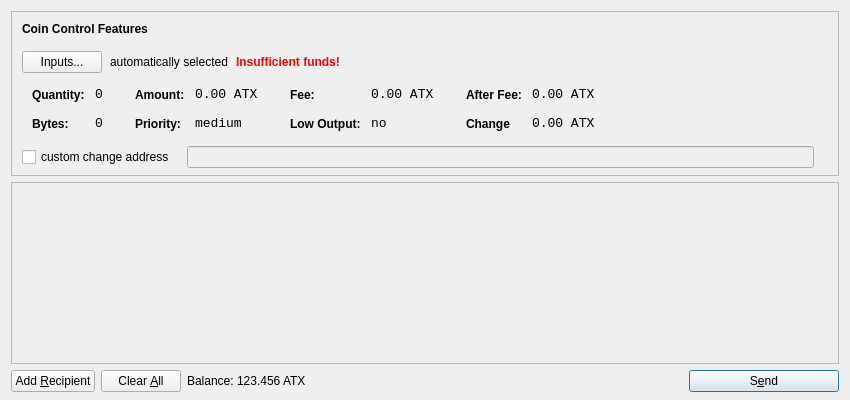
<?xml version="1.0" encoding="UTF-8"?>
<ui version="4.0">
 <class>SendCoinsDialog</class>
 <widget class="QDialog" name="SendCoinsDialog">
  <property name="geometry">
   <rect>
    <x>0</x>
    <y>0</y>
    <width>850</width>
    <height>400</height>
   </rect>
  </property>
  <property name="windowTitle">
   <string>Send Coins</string>
  </property>
  <layout class="QVBoxLayout" name="verticalLayout" stretch="0,1,0">
   <property name="bottomMargin">
    <number>8</number>
   </property>
   <item>
    <widget class="QFrame" name="frameCoinControl">
     <property name="sizePolicy">
      <sizepolicy hsizetype="Expanding" vsizetype="Expanding">
       <horstretch>0</horstretch>
       <verstretch>0</verstretch>
      </sizepolicy>
     </property>
     <property name="maximumSize">
      <size>
       <width>16777215</width>
       <height>16777215</height>
      </size>
     </property>
     <property name="frameShape">
      <enum>QFrame::StyledPanel</enum>
     </property>
     <property name="frameShadow">
      <enum>QFrame::Sunken</enum>
     </property>
     <layout class="QVBoxLayout" name="verticalLayoutCoinControl2">
      <property name="spacing">
       <number>-1</number>
      </property>
      <property name="leftMargin">
       <number>0</number>
      </property>
      <property name="topMargin">
       <number>0</number>
      </property>
      <property name="rightMargin">
       <number>0</number>
      </property>
      <property name="bottomMargin">
       <number>6</number>
      </property>
      <item>
       <layout class="QVBoxLayout" name="verticalLayoutCoinControl" stretch="0,0,0,0,1">
        <property name="spacing">
         <number>0</number>
        </property>
        <property name="leftMargin">
         <number>10</number>
        </property>
        <property name="topMargin">
         <number>10</number>
        </property>
        <item>
         <layout class="QHBoxLayout" name="horizontalLayoutCoinControl1">
          <property name="bottomMargin">
           <number>15</number>
          </property>
          <item>
           <widget class="QLabel" name="labelCoinControlFeatures">
            <property name="sizePolicy">
             <sizepolicy hsizetype="Preferred" vsizetype="Maximum">
              <horstretch>0</horstretch>
              <verstretch>0</verstretch>
             </sizepolicy>
            </property>
            <property name="font">
             <font>
              <weight>75</weight>
              <bold>true</bold>
             </font>
            </property>
            <property name="styleSheet">
             <string notr="true">font-weight:bold;</string>
            </property>
            <property name="text">
             <string>Coin Control Features</string>
            </property>
           </widget>
          </item>
         </layout>
        </item>
        <item>
         <layout class="QHBoxLayout" name="horizontalLayoutCoinControl2" stretch="0,0,0,0">
          <property name="spacing">
           <number>8</number>
          </property>
          <property name="bottomMargin">
           <number>10</number>
          </property>
          <item>
           <widget class="QPushButton" name="pushButtonCoinControl">
            <property name="styleSheet">
             <string notr="true"/>
            </property>
            <property name="text">
             <string>Inputs...</string>
            </property>
           </widget>
          </item>
          <item>
           <widget class="QLabel" name="labelCoinControlAutomaticallySelected">
            <property name="text">
             <string>automatically selected</string>
            </property>
            <property name="margin">
             <number>5</number>
            </property>
           </widget>
          </item>
          <item>
           <widget class="QLabel" name="labelCoinControlInsuffFunds">
            <property name="font">
             <font>
              <weight>75</weight>
              <bold>true</bold>
             </font>
            </property>
            <property name="styleSheet">
             <string notr="true">color:red;font-weight:bold;</string>
            </property>
            <property name="text">
             <string>Insufficient funds!</string>
            </property>
            <property name="margin">
             <number>5</number>
            </property>
           </widget>
          </item>
          <item>
           <spacer name="horizontalSpacerCoinControl">
            <property name="orientation">
             <enum>Qt::Horizontal</enum>
            </property>
            <property name="sizeHint" stdset="0">
             <size>
              <width>40</width>
              <height>1</height>
             </size>
            </property>
           </spacer>
          </item>
         </layout>
        </item>
        <item>
         <widget class="QWidget" name="widgetCoinControl" native="true">
          <property name="sizePolicy">
           <sizepolicy hsizetype="Preferred" vsizetype="Preferred">
            <horstretch>0</horstretch>
            <verstretch>0</verstretch>
           </sizepolicy>
          </property>
          <property name="minimumSize">
           <size>
            <width>0</width>
            <height>0</height>
           </size>
          </property>
          <property name="styleSheet">
           <string notr="true"/>
          </property>
          <layout class="QHBoxLayout" name="horizontalLayoutCoinControl5">
           <property name="margin">
            <number>0</number>
           </property>
           <item>
            <layout class="QHBoxLayout" name="horizontalLayoutCoinControl3" stretch="0,0,0,1">
             <property name="spacing">
              <number>20</number>
             </property>
             <property name="topMargin">
              <number>0</number>
             </property>
             <property name="bottomMargin">
              <number>10</number>
             </property>
             <item>
              <layout class="QFormLayout" name="formLayoutCoinControl1">
               <property name="horizontalSpacing">
                <number>10</number>
               </property>
               <property name="verticalSpacing">
                <number>14</number>
               </property>
               <property name="leftMargin">
                <number>10</number>
               </property>
               <property name="topMargin">
                <number>4</number>
               </property>
               <property name="rightMargin">
                <number>6</number>
               </property>
               <item row="0" column="0">
                <widget class="QLabel" name="labelCoinControlQuantityText">
                 <property name="styleSheet">
                  <string notr="true">font-weight:bold;</string>
                 </property>
                 <property name="text">
                  <string>Quantity:</string>
                 </property>
                 <property name="margin">
                  <number>0</number>
                 </property>
                </widget>
               </item>
               <item row="0" column="1">
                <widget class="QLabel" name="labelCoinControlQuantity">
                 <property name="font">
                  <font>
                   <family>Monospace</family>
                   <pointsize>10</pointsize>
                  </font>
                 </property>
                 <property name="cursor">
                  <cursorShape>IBeamCursor</cursorShape>
                 </property>
                 <property name="contextMenuPolicy">
                  <enum>Qt::ActionsContextMenu</enum>
                 </property>
                 <property name="text">
                  <string>0</string>
                 </property>
                 <property name="margin">
                  <number>0</number>
                 </property>
                 <property name="textInteractionFlags">
                  <set>Qt::LinksAccessibleByMouse|Qt::TextSelectableByKeyboard|Qt::TextSelectableByMouse</set>
                 </property>
                </widget>
               </item>
               <item row="1" column="0">
                <widget class="QLabel" name="labelCoinControlBytesText">
                 <property name="styleSheet">
                  <string notr="true">font-weight:bold;</string>
                 </property>
                 <property name="text">
                  <string>Bytes:</string>
                 </property>
                </widget>
               </item>
               <item row="1" column="1">
                <widget class="QLabel" name="labelCoinControlBytes">
                 <property name="font">
                  <font>
                   <family>Monospace</family>
                   <pointsize>10</pointsize>
                  </font>
                 </property>
                 <property name="cursor">
                  <cursorShape>IBeamCursor</cursorShape>
                 </property>
                 <property name="contextMenuPolicy">
                  <enum>Qt::ActionsContextMenu</enum>
                 </property>
                 <property name="text">
                  <string>0</string>
                 </property>
                 <property name="textInteractionFlags">
                  <set>Qt::LinksAccessibleByMouse|Qt::TextSelectableByKeyboard|Qt::TextSelectableByMouse</set>
                 </property>
                </widget>
               </item>
              </layout>
             </item>
             <item>
              <layout class="QFormLayout" name="formLayoutCoinControl2">
               <property name="horizontalSpacing">
                <number>10</number>
               </property>
               <property name="verticalSpacing">
                <number>14</number>
               </property>
               <property name="leftMargin">
                <number>6</number>
               </property>
               <property name="topMargin">
                <number>4</number>
               </property>
               <property name="rightMargin">
                <number>6</number>
               </property>
               <item row="0" column="0">
                <widget class="QLabel" name="labelCoinControlAmountText">
                 <property name="styleSheet">
                  <string notr="true">font-weight:bold;</string>
                 </property>
                 <property name="text">
                  <string>Amount:</string>
                 </property>
                 <property name="margin">
                  <number>0</number>
                 </property>
                </widget>
               </item>
               <item row="0" column="1">
                <widget class="QLabel" name="labelCoinControlAmount">
                 <property name="font">
                  <font>
                   <family>Monospace</family>
                   <pointsize>10</pointsize>
                  </font>
                 </property>
                 <property name="cursor">
                  <cursorShape>IBeamCursor</cursorShape>
                 </property>
                 <property name="contextMenuPolicy">
                  <enum>Qt::ActionsContextMenu</enum>
                 </property>
                 <property name="text">
                  <string>0.00 ATX</string>
                 </property>
                 <property name="textInteractionFlags">
                  <set>Qt::LinksAccessibleByMouse|Qt::TextSelectableByKeyboard|Qt::TextSelectableByMouse</set>
                 </property>
                </widget>
               </item>
               <item row="1" column="0">
                <widget class="QLabel" name="labelCoinControlPriorityText">
                 <property name="styleSheet">
                  <string notr="true">font-weight:bold;</string>
                 </property>
                 <property name="text">
                  <string>Priority:</string>
                 </property>
                </widget>
               </item>
               <item row="1" column="1">
                <widget class="QLabel" name="labelCoinControlPriority">
                 <property name="font">
                  <font>
                   <family>Monospace</family>
                   <pointsize>10</pointsize>
                  </font>
                 </property>
                 <property name="cursor">
                  <cursorShape>IBeamCursor</cursorShape>
                 </property>
                 <property name="contextMenuPolicy">
                  <enum>Qt::ActionsContextMenu</enum>
                 </property>
                 <property name="text">
                  <string>medium</string>
                 </property>
                 <property name="textInteractionFlags">
                  <set>Qt::LinksAccessibleByMouse|Qt::TextSelectableByKeyboard|Qt::TextSelectableByMouse</set>
                 </property>
                </widget>
               </item>
              </layout>
             </item>
             <item>
              <layout class="QFormLayout" name="formLayoutCoinControl3">
               <property name="horizontalSpacing">
                <number>10</number>
               </property>
               <property name="verticalSpacing">
                <number>14</number>
               </property>
               <property name="leftMargin">
                <number>6</number>
               </property>
               <property name="topMargin">
                <number>4</number>
               </property>
               <property name="rightMargin">
                <number>6</number>
               </property>
               <item row="0" column="0">
                <widget class="QLabel" name="labelCoinControlFeeText">
                 <property name="styleSheet">
                  <string notr="true">font-weight:bold;</string>
                 </property>
                 <property name="text">
                  <string>Fee:</string>
                 </property>
                 <property name="margin">
                  <number>0</number>
                 </property>
                </widget>
               </item>
               <item row="0" column="1">
                <widget class="QLabel" name="labelCoinControlFee">
                 <property name="font">
                  <font>
                   <family>Monospace</family>
                   <pointsize>10</pointsize>
                  </font>
                 </property>
                 <property name="cursor">
                  <cursorShape>IBeamCursor</cursorShape>
                 </property>
                 <property name="contextMenuPolicy">
                  <enum>Qt::ActionsContextMenu</enum>
                 </property>
                 <property name="text">
                  <string>0.00 ATX</string>
                 </property>
                 <property name="textInteractionFlags">
                  <set>Qt::LinksAccessibleByMouse|Qt::TextSelectableByKeyboard|Qt::TextSelectableByMouse</set>
                 </property>
                </widget>
               </item>
               <item row="1" column="0">
                <widget class="QLabel" name="labelCoinControlLowOutputText">
                 <property name="styleSheet">
                  <string notr="true">font-weight:bold;</string>
                 </property>
                 <property name="text">
                  <string>Low Output:</string>
                 </property>
                </widget>
               </item>
               <item row="1" column="1">
                <widget class="QLabel" name="labelCoinControlLowOutput">
                 <property name="font">
                  <font>
                   <family>Monospace</family>
                   <pointsize>10</pointsize>
                  </font>
                 </property>
                 <property name="cursor">
                  <cursorShape>IBeamCursor</cursorShape>
                 </property>
                 <property name="contextMenuPolicy">
                  <enum>Qt::ActionsContextMenu</enum>
                 </property>
                 <property name="text">
                  <string>no</string>
                 </property>
                 <property name="textInteractionFlags">
                  <set>Qt::LinksAccessibleByMouse|Qt::TextSelectableByKeyboard|Qt::TextSelectableByMouse</set>
                 </property>
                </widget>
               </item>
              </layout>
             </item>
             <item>
              <layout class="QFormLayout" name="formLayoutCoinControl4">
               <property name="horizontalSpacing">
                <number>10</number>
               </property>
               <property name="verticalSpacing">
                <number>14</number>
               </property>
               <property name="leftMargin">
                <number>6</number>
               </property>
               <property name="topMargin">
                <number>4</number>
               </property>
               <property name="rightMargin">
                <number>6</number>
               </property>
               <item row="0" column="0">
                <widget class="QLabel" name="labelCoinControlAfterFeeText">
                 <property name="styleSheet">
                  <string notr="true">font-weight:bold;</string>
                 </property>
                 <property name="text">
                  <string>After Fee:</string>
                 </property>
                 <property name="margin">
                  <number>0</number>
                 </property>
                </widget>
               </item>
               <item row="0" column="1">
                <widget class="QLabel" name="labelCoinControlAfterFee">
                 <property name="font">
                  <font>
                   <family>Monospace</family>
                   <pointsize>10</pointsize>
                  </font>
                 </property>
                 <property name="cursor">
                  <cursorShape>IBeamCursor</cursorShape>
                 </property>
                 <property name="contextMenuPolicy">
                  <enum>Qt::ActionsContextMenu</enum>
                 </property>
                 <property name="text">
                  <string>0.00 ATX</string>
                 </property>
                 <property name="textInteractionFlags">
                  <set>Qt::LinksAccessibleByMouse|Qt::TextSelectableByKeyboard|Qt::TextSelectableByMouse</set>
                 </property>
                </widget>
               </item>
               <item row="1" column="0">
                <widget class="QLabel" name="labelCoinControlChangeText">
                 <property name="styleSheet">
                  <string notr="true">font-weight:bold;</string>
                 </property>
                 <property name="text">
                  <string>Change</string>
                 </property>
                </widget>
               </item>
               <item row="1" column="1">
                <widget class="QLabel" name="labelCoinControlChange">
                 <property name="font">
                  <font>
                   <family>Monospace</family>
                   <pointsize>10</pointsize>
                  </font>
                 </property>
                 <property name="cursor">
                  <cursorShape>IBeamCursor</cursorShape>
                 </property>
                 <property name="contextMenuPolicy">
                  <enum>Qt::ActionsContextMenu</enum>
                 </property>
                 <property name="text">
                  <string>0.00 ATX</string>
                 </property>
                 <property name="textInteractionFlags">
                  <set>Qt::LinksAccessibleByMouse|Qt::TextSelectableByKeyboard|Qt::TextSelectableByMouse</set>
                 </property>
                </widget>
               </item>
              </layout>
             </item>
            </layout>
           </item>
          </layout>
         </widget>
        </item>
        <item>
         <layout class="QHBoxLayout" name="horizontalLayoutCoinControl4" stretch="0,0,0">
          <property name="spacing">
           <number>12</number>
          </property>
          <property name="sizeConstraint">
           <enum>QLayout::SetDefaultConstraint</enum>
          </property>
          <property name="topMargin">
           <number>5</number>
          </property>
          <property name="rightMargin">
           <number>5</number>
          </property>
          <item>
           <widget class="QCheckBox" name="checkBoxCoinControlChange">
            <property name="text">
             <string>custom change address</string>
            </property>
           </widget>
          </item>
          <item>
           <widget class="QLineEdit" name="lineEditCoinControlChange">
            <property name="enabled">
             <bool>false</bool>
            </property>
            <property name="sizePolicy">
             <sizepolicy hsizetype="Expanding" vsizetype="Fixed">
              <horstretch>0</horstretch>
              <verstretch>0</verstretch>
             </sizepolicy>
            </property>
           </widget>
          </item>
          <item>
           <widget class="QLabel" name="labelCoinControlChangeLabel">
            <property name="sizePolicy">
             <sizepolicy hsizetype="Preferred" vsizetype="Expanding">
              <horstretch>0</horstretch>
              <verstretch>0</verstretch>
             </sizepolicy>
            </property>
            <property name="minimumSize">
             <size>
              <width>0</width>
              <height>0</height>
             </size>
            </property>
            <property name="text">
             <string/>
            </property>
            <property name="margin">
             <number>3</number>
            </property>
           </widget>
          </item>
         </layout>
        </item>
        <item>
         <spacer name="verticalSpacerCoinControl">
          <property name="orientation">
           <enum>Qt::Vertical</enum>
          </property>
          <property name="sizeHint" stdset="0">
           <size>
            <width>800</width>
            <height>1</height>
           </size>
          </property>
         </spacer>
        </item>
       </layout>
      </item>
     </layout>
    </widget>
   </item>
   <item>
    <widget class="QScrollArea" name="scrollArea">
     <property name="widgetResizable">
      <bool>true</bool>
     </property>
     <widget class="QWidget" name="scrollAreaWidgetContents">
      <property name="geometry">
       <rect>
        <x>0</x>
        <y>0</y>
        <width>830</width>
        <height>165</height>
       </rect>
      </property>
      <layout class="QVBoxLayout" name="verticalLayout_2">
       <property name="margin">
        <number>0</number>
       </property>
       <item>
        <layout class="QVBoxLayout" name="entries">
         <property name="spacing">
          <number>6</number>
         </property>
        </layout>
       </item>
       <item>
        <spacer name="verticalSpacer">
         <property name="orientation">
          <enum>Qt::Vertical</enum>
         </property>
         <property name="sizeHint" stdset="0">
          <size>
           <width>20</width>
           <height>40</height>
          </size>
         </property>
        </spacer>
       </item>
      </layout>
     </widget>
    </widget>
   </item>
   <item>
    <layout class="QHBoxLayout" name="horizontalLayout">
     <item>
      <widget class="QPushButton" name="addButton">
       <property name="toolTip">
        <string>Send to multiple recipients at once</string>
       </property>
       <property name="text">
        <string>Add &amp;Recipient</string>
       </property>
       <property name="icon">
        <iconset resource="../bitcoin.qrc">
         <normaloff>:/icons/add</normaloff>:/icons/add</iconset>
       </property>
       <property name="autoDefault">
        <bool>false</bool>
       </property>
      </widget>
     </item>
     <item>
      <widget class="QPushButton" name="clearButton">
       <property name="sizePolicy">
        <sizepolicy hsizetype="Minimum" vsizetype="Fixed">
         <horstretch>0</horstretch>
         <verstretch>0</verstretch>
        </sizepolicy>
       </property>
       <property name="toolTip">
        <string>Remove all transaction fields</string>
       </property>
       <property name="text">
        <string>Clear &amp;All</string>
       </property>
       <property name="icon">
        <iconset resource="../bitcoin.qrc">
         <normaloff>:/icons/remove</normaloff>:/icons/remove</iconset>
       </property>
       <property name="autoRepeatDelay">
        <number>300</number>
       </property>
       <property name="autoDefault">
        <bool>false</bool>
       </property>
      </widget>
     </item>
     <item>
      <layout class="QHBoxLayout" name="horizontalLayout_2">
       <property name="spacing">
        <number>3</number>
       </property>
       <item>
        <widget class="QLabel" name="label">
         <property name="sizePolicy">
          <sizepolicy hsizetype="Preferred" vsizetype="Fixed">
           <horstretch>0</horstretch>
           <verstretch>0</verstretch>
          </sizepolicy>
         </property>
         <property name="text">
          <string>Balance:</string>
         </property>
        </widget>
       </item>
       <item>
        <widget class="QLabel" name="labelBalance">
         <property name="sizePolicy">
          <sizepolicy hsizetype="Preferred" vsizetype="Fixed">
           <horstretch>0</horstretch>
           <verstretch>0</verstretch>
          </sizepolicy>
         </property>
         <property name="cursor">
          <cursorShape>IBeamCursor</cursorShape>
         </property>
         <property name="text">
          <string>123.456 ATX</string>
         </property>
         <property name="textInteractionFlags">
          <set>Qt::LinksAccessibleByMouse|Qt::TextSelectableByKeyboard|Qt::TextSelectableByMouse</set>
         </property>
        </widget>
       </item>
      </layout>
     </item>
     <item>
      <spacer name="horizontalSpacer">
       <property name="orientation">
        <enum>Qt::Horizontal</enum>
       </property>
       <property name="sizeHint" stdset="0">
        <size>
         <width>40</width>
         <height>20</height>
        </size>
       </property>
      </spacer>
     </item>
     <item>
      <widget class="QPushButton" name="sendButton">
       <property name="minimumSize">
        <size>
         <width>150</width>
         <height>0</height>
        </size>
       </property>
       <property name="toolTip">
        <string>Confirm the send action</string>
       </property>
       <property name="text">
        <string>S&amp;end</string>
       </property>
       <property name="icon">
        <iconset resource="../bitcoin.qrc">
         <normaloff>:/icons/send</normaloff>:/icons/send</iconset>
       </property>
       <property name="default">
        <bool>true</bool>
       </property>
      </widget>
     </item>
    </layout>
   </item>
  </layout>
 </widget>
 <resources>
  <include location="../bitcoin.qrc"/>
 </resources>
 <connections/>
</ui>
